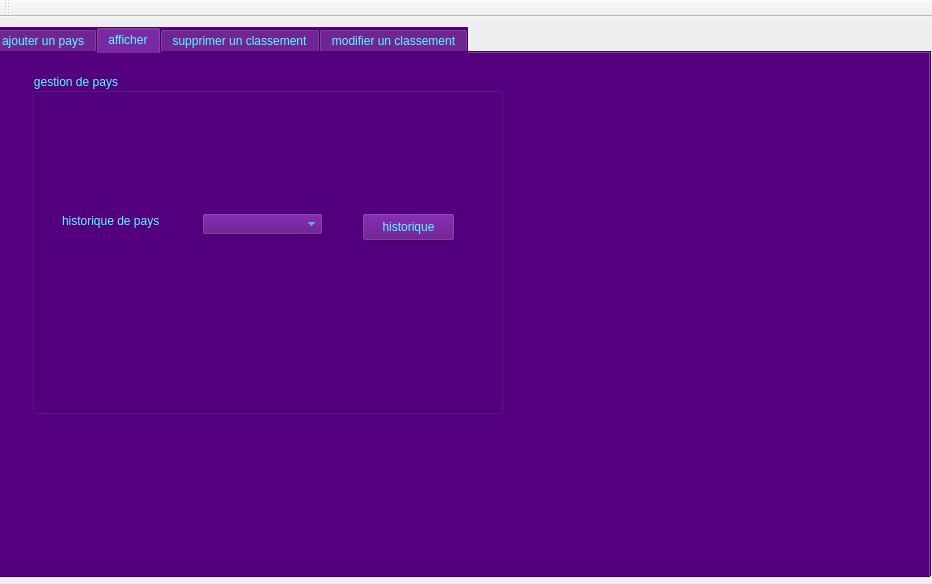
<?xml version="1.0" encoding="UTF-8"?>
<ui version="4.0">
 <class>MainWindow</class>
 <widget class="QMainWindow" name="MainWindow">
  <property name="geometry">
   <rect>
    <x>0</x>
    <y>0</y>
    <width>932</width>
    <height>584</height>
   </rect>
  </property>
  <property name="windowTitle">
   <string>Gestion des Clients</string>
  </property>
  <property name="styleSheet">
   <string notr="true">color: rgb(85, 255, 255);</string>
  </property>
  <widget class="QWidget" name="centralWidget">
   <widget class="QTabWidget" name="tabWidget">
    <property name="geometry">
     <rect>
      <x>-10</x>
      <y>10</y>
      <width>941</width>
      <height>551</height>
     </rect>
    </property>
    <property name="styleSheet">
     <string notr="true">background-color: rgb(85, 0, 127);</string>
    </property>
    <property name="currentIndex">
     <number>1</number>
    </property>
    <widget class="QWidget" name="widget">
     <attribute name="title">
      <string>ajouter un pays</string>
     </attribute>
     <widget class="QGroupBox" name="groupBox">
      <property name="geometry">
       <rect>
        <x>40</x>
        <y>20</y>
        <width>471</width>
        <height>341</height>
       </rect>
      </property>
      <property name="title">
       <string>gestion de pays</string>
      </property>
      <widget class="QLabel" name="label">
       <property name="geometry">
        <rect>
         <x>40</x>
         <y>50</y>
         <width>71</width>
         <height>16</height>
        </rect>
       </property>
       <property name="text">
        <string>IP adresse</string>
       </property>
      </widget>
      <widget class="QLabel" name="label_2">
       <property name="geometry">
        <rect>
         <x>40</x>
         <y>90</y>
         <width>81</width>
         <height>16</height>
        </rect>
       </property>
       <property name="text">
        <string>Nom de pays</string>
       </property>
      </widget>
      <widget class="QLabel" name="label_3">
       <property name="geometry">
        <rect>
         <x>40</x>
         <y>140</y>
         <width>56</width>
         <height>16</height>
        </rect>
       </property>
       <property name="text">
        <string>Continent</string>
       </property>
      </widget>
      <widget class="QLineEdit" name="lineEdit">
       <property name="geometry">
        <rect>
         <x>150</x>
         <y>50</y>
         <width>113</width>
         <height>22</height>
        </rect>
       </property>
      </widget>
      <widget class="QLineEdit" name="lineEdit_2">
       <property name="geometry">
        <rect>
         <x>150</x>
         <y>90</y>
         <width>113</width>
         <height>22</height>
        </rect>
       </property>
      </widget>
      <widget class="QLineEdit" name="lineEdit_3">
       <property name="geometry">
        <rect>
         <x>150</x>
         <y>130</y>
         <width>113</width>
         <height>22</height>
        </rect>
       </property>
      </widget>
      <widget class="QPushButton" name="pushButton">
       <property name="geometry">
        <rect>
         <x>100</x>
         <y>220</y>
         <width>93</width>
         <height>28</height>
        </rect>
       </property>
       <property name="text">
        <string>ajouter</string>
       </property>
      </widget>
      <widget class="QPushButton" name="pushButton_2">
       <property name="geometry">
        <rect>
         <x>250</x>
         <y>220</y>
         <width>93</width>
         <height>28</height>
        </rect>
       </property>
       <property name="text">
        <string>retour</string>
       </property>
      </widget>
     </widget>
    </widget>
    <widget class="QWidget" name="widget_2">
     <attribute name="title">
      <string>afficher</string>
     </attribute>
     <widget class="QGroupBox" name="groupBox_5">
      <property name="geometry">
       <rect>
        <x>40</x>
        <y>20</y>
        <width>471</width>
        <height>341</height>
       </rect>
      </property>
      <property name="title">
       <string>gestion de pays</string>
      </property>
      <widget class="QPushButton" name="pushButton_5">
       <property name="geometry">
        <rect>
         <x>330</x>
         <y>140</y>
         <width>93</width>
         <height>28</height>
        </rect>
       </property>
       <property name="text">
        <string>historique</string>
       </property>
      </widget>
      <widget class="QComboBox" name="comboBox">
       <property name="geometry">
        <rect>
         <x>170</x>
         <y>140</y>
         <width>121</width>
         <height>22</height>
        </rect>
       </property>
      </widget>
      <widget class="QLabel" name="label_7">
       <property name="geometry">
        <rect>
         <x>30</x>
         <y>140</y>
         <width>111</width>
         <height>16</height>
        </rect>
       </property>
       <property name="text">
        <string>historique de pays</string>
       </property>
      </widget>
     </widget>
    </widget>
    <widget class="QWidget" name="tab_3">
     <attribute name="title">
      <string>supprimer un classement</string>
     </attribute>
     <widget class="QGroupBox" name="groupBox_2">
      <property name="geometry">
       <rect>
        <x>30</x>
        <y>20</y>
        <width>471</width>
        <height>341</height>
       </rect>
      </property>
      <property name="title">
       <string>gestion de pays</string>
      </property>
      <widget class="QLabel" name="label_4">
       <property name="geometry">
        <rect>
         <x>40</x>
         <y>50</y>
         <width>71</width>
         <height>16</height>
        </rect>
       </property>
       <property name="text">
        <string>Medailles</string>
       </property>
      </widget>
      <widget class="QLabel" name="label_5">
       <property name="geometry">
        <rect>
         <x>40</x>
         <y>90</y>
         <width>81</width>
         <height>16</height>
        </rect>
       </property>
       <property name="text">
        <string>Nom de pays</string>
       </property>
      </widget>
      <widget class="QLabel" name="label_6">
       <property name="geometry">
        <rect>
         <x>40</x>
         <y>140</y>
         <width>56</width>
         <height>16</height>
        </rect>
       </property>
       <property name="text">
        <string>score</string>
       </property>
      </widget>
      <widget class="QLineEdit" name="lineEdit_4">
       <property name="geometry">
        <rect>
         <x>150</x>
         <y>50</y>
         <width>113</width>
         <height>22</height>
        </rect>
       </property>
      </widget>
      <widget class="QLineEdit" name="lineEdit_5">
       <property name="geometry">
        <rect>
         <x>150</x>
         <y>90</y>
         <width>113</width>
         <height>22</height>
        </rect>
       </property>
      </widget>
      <widget class="QLineEdit" name="lineEdit_6">
       <property name="geometry">
        <rect>
         <x>150</x>
         <y>130</y>
         <width>113</width>
         <height>22</height>
        </rect>
       </property>
      </widget>
      <widget class="QPushButton" name="pushButton_3">
       <property name="geometry">
        <rect>
         <x>100</x>
         <y>220</y>
         <width>93</width>
         <height>28</height>
        </rect>
       </property>
       <property name="text">
        <string>supprimer</string>
       </property>
      </widget>
      <widget class="QPushButton" name="pushButton_4">
       <property name="geometry">
        <rect>
         <x>250</x>
         <y>220</y>
         <width>93</width>
         <height>28</height>
        </rect>
       </property>
       <property name="text">
        <string>retour</string>
       </property>
      </widget>
     </widget>
    </widget>
    <widget class="QWidget" name="tab_4">
     <attribute name="title">
      <string>modifier un classement</string>
     </attribute>
     <widget class="QGroupBox" name="groupBox_4">
      <property name="geometry">
       <rect>
        <x>0</x>
        <y>10</y>
        <width>471</width>
        <height>341</height>
       </rect>
      </property>
      <property name="title">
       <string>gestion de pays</string>
      </property>
      <widget class="QLabel" name="label_10">
       <property name="geometry">
        <rect>
         <x>40</x>
         <y>50</y>
         <width>71</width>
         <height>16</height>
        </rect>
       </property>
       <property name="text">
        <string>Nom pays</string>
       </property>
      </widget>
      <widget class="QLabel" name="label_12">
       <property name="geometry">
        <rect>
         <x>40</x>
         <y>140</y>
         <width>56</width>
         <height>16</height>
        </rect>
       </property>
       <property name="text">
        <string>score</string>
       </property>
      </widget>
      <widget class="QLineEdit" name="lineEdit_10">
       <property name="geometry">
        <rect>
         <x>150</x>
         <y>50</y>
         <width>113</width>
         <height>22</height>
        </rect>
       </property>
      </widget>
      <widget class="QLineEdit" name="lineEdit_12">
       <property name="geometry">
        <rect>
         <x>150</x>
         <y>130</y>
         <width>113</width>
         <height>22</height>
        </rect>
       </property>
      </widget>
      <widget class="QPushButton" name="pushButton_7">
       <property name="geometry">
        <rect>
         <x>100</x>
         <y>220</y>
         <width>93</width>
         <height>28</height>
        </rect>
       </property>
       <property name="text">
        <string>modifier</string>
       </property>
      </widget>
      <widget class="QPushButton" name="pushButton_8">
       <property name="geometry">
        <rect>
         <x>250</x>
         <y>220</y>
         <width>93</width>
         <height>28</height>
        </rect>
       </property>
       <property name="text">
        <string>Annuler</string>
       </property>
      </widget>
     </widget>
    </widget>
   </widget>
  </widget>
  <widget class="QMenuBar" name="menuBar">
   <property name="geometry">
    <rect>
     <x>0</x>
     <y>0</y>
     <width>932</width>
     <height>26</height>
    </rect>
   </property>
  </widget>
  <widget class="QToolBar" name="mainToolBar">
   <attribute name="toolBarArea">
    <enum>TopToolBarArea</enum>
   </attribute>
   <attribute name="toolBarBreak">
    <bool>false</bool>
   </attribute>
  </widget>
 </widget>
 <layoutdefault spacing="6" margin="11"/>
 <resources/>
 <connections/>
</ui>
